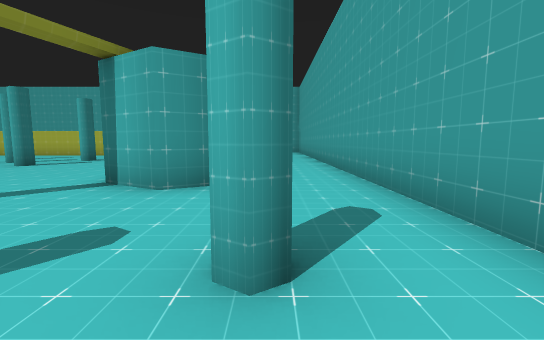
[1] (above)

20 first-person views from a walk through a Unity game level. The camera is 1.3 m above the floor, tilts 6° down and sees 90° across. The floor is counted in squares, 2 m on a side. Each view is taken from the middle of a square. On the plan, view 1 faces up. The plan holds only what a view shows up to about 9 squares ahead; the rest is blank. The player character is not drawn. Some animated figures are left out.

[2]
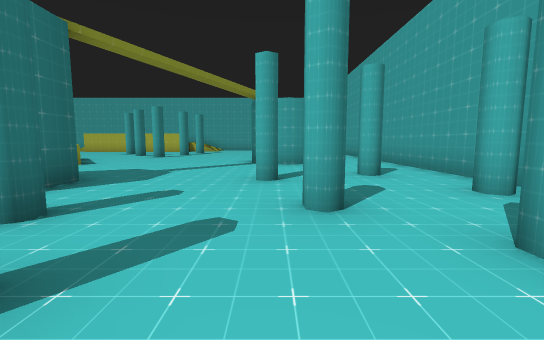

[3]
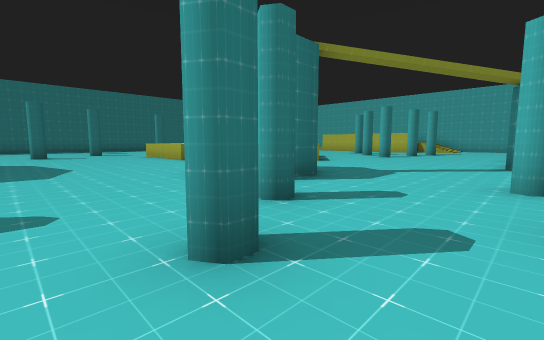

[4]
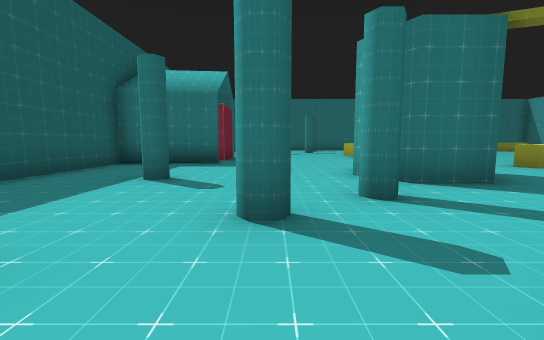

[5]
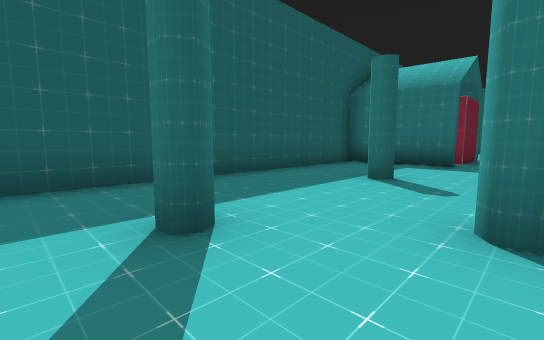

[6]
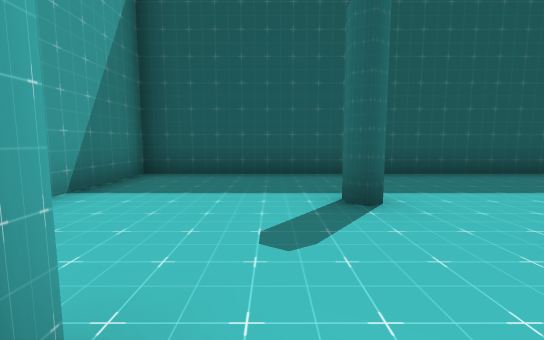

[7]
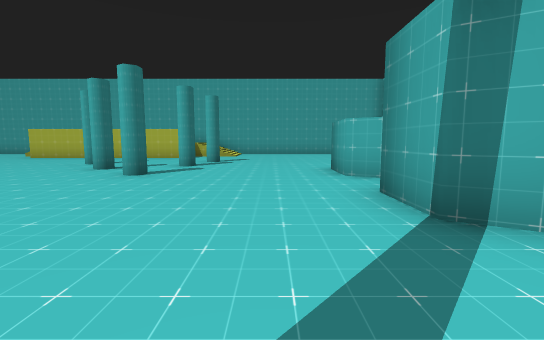

[8]
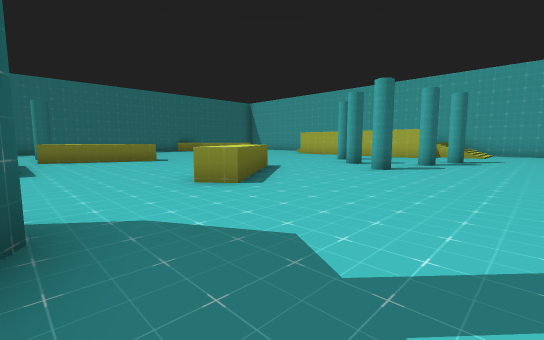

[9]
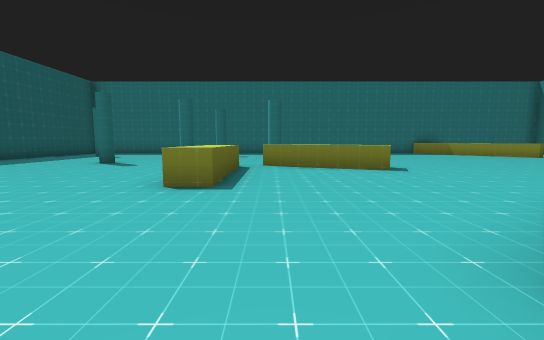

[10]
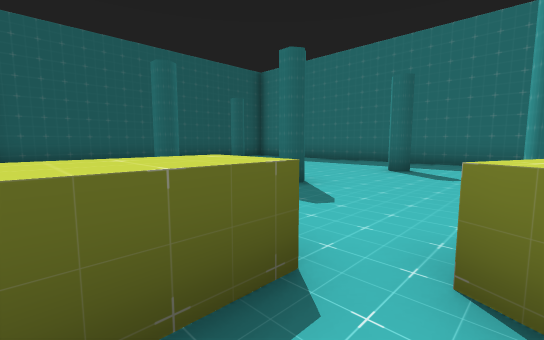

[11]
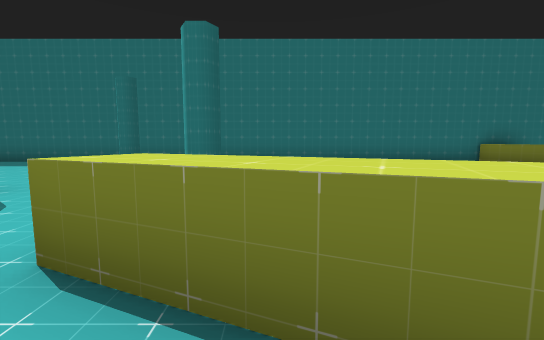

[12]
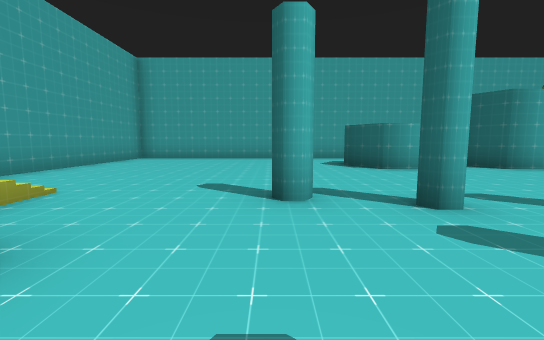

[13]
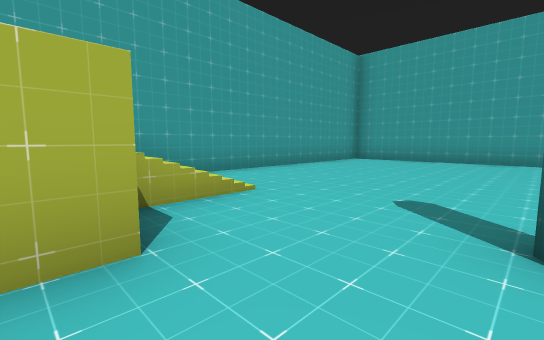

[14]
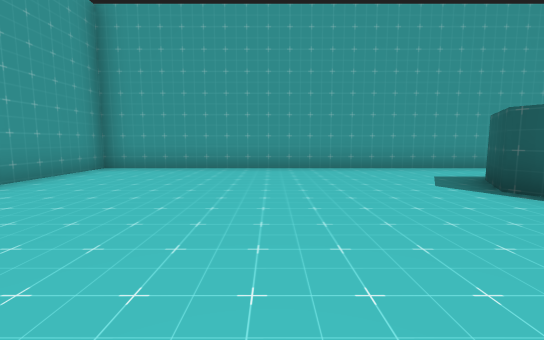

[15]
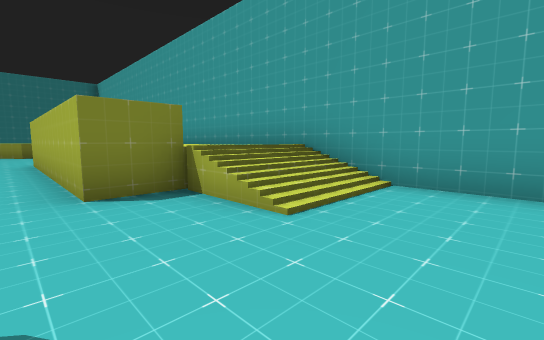

[16]
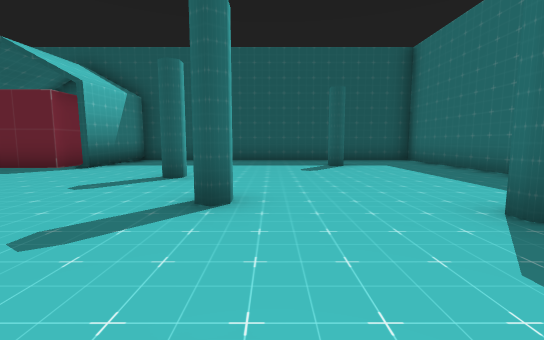

[17]
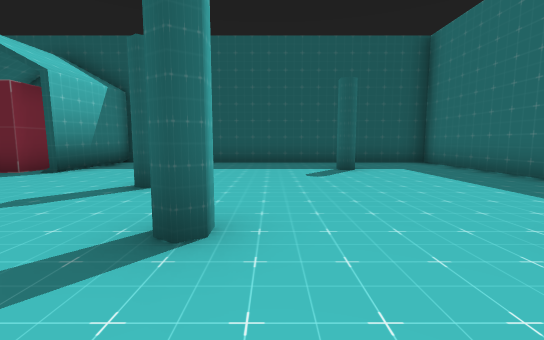

[18]
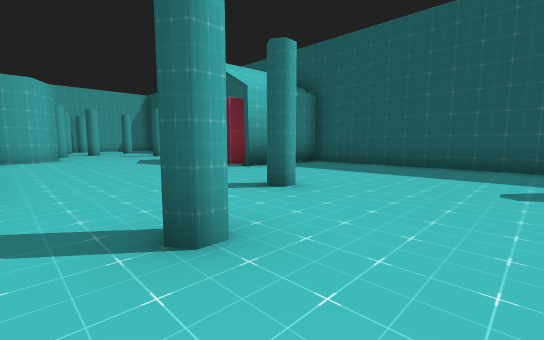

[19]
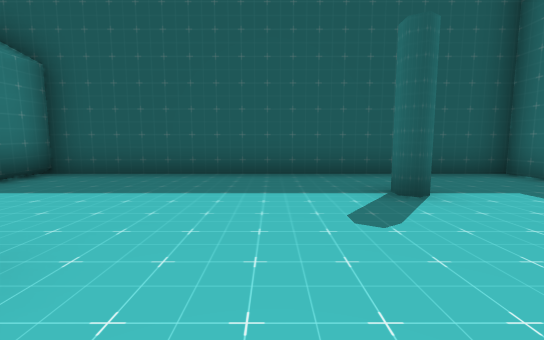

[20]
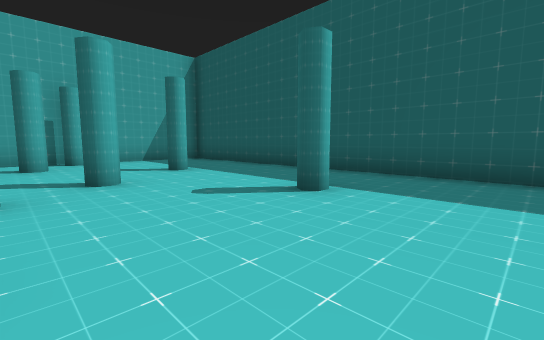

### Floor plan
Key: @ floor where view 1 was taken; # wall or solid block; . floor; / step, stairs or slope; = window, fence, low wall or low ledge; ^ raised ledge.
Columns run from 22 left of view 1 to 2 right of it. Each row starts with its distance up from view 1.
 16           ###############
 15                //.......#
 14                //.......#
 13        ..======.........#
 12 #     ..................#
 11 #^    .  ... ...#.......#
 10 #^    ..  ...#..........#
  9 #     ...  ...#.#....#..#
  8 #     ....  ........##..#
  7 #     ..... ...#....#  .#
  6 #     .......^......#  .#
  5 #       #....^......# ..#
  4 #       ^.....^.....##..#
  3 #      .^...............#
  2 #    ..^^...............#
  1 #.......^^^^....#...#.#.#
  0 #..#...........##.....@##
 -1 #.....#........##....#..#
 -2 #.................#...#.#
 -3 #......#...........#...##
 -4 #.......................#
 -5 #..#......####..#...#...#
 -6 #.........#  #..........#
 -7 #.........#  #..........#
 -8 ###########  ############

Positions as (right, up) in squares from view 1, and headings:
1: (0, 0), facing up
2: (-2, -4), facing up
3: (-2, -4), facing up-left
4: (-1, -3), facing left
5: (-1, -3), facing down-left
6: (-1, -2), facing down
7: (-4, 2), facing up
8: (-4, 1), facing up-left
9: (-7, 2), facing left
10: (-13, 2), facing down-left
11: (-13, 3), facing left
12: (-9, 11), facing right
13: (-8, 11), facing up-right
14: (-5, 12), facing right
15: (-4, 12), facing up-left
16: (-17, 2), facing down
17: (-17, 1), facing down
18: (-18, 0), facing down-right
19: (-17, -2), facing down
20: (-8, -2), facing down-right
